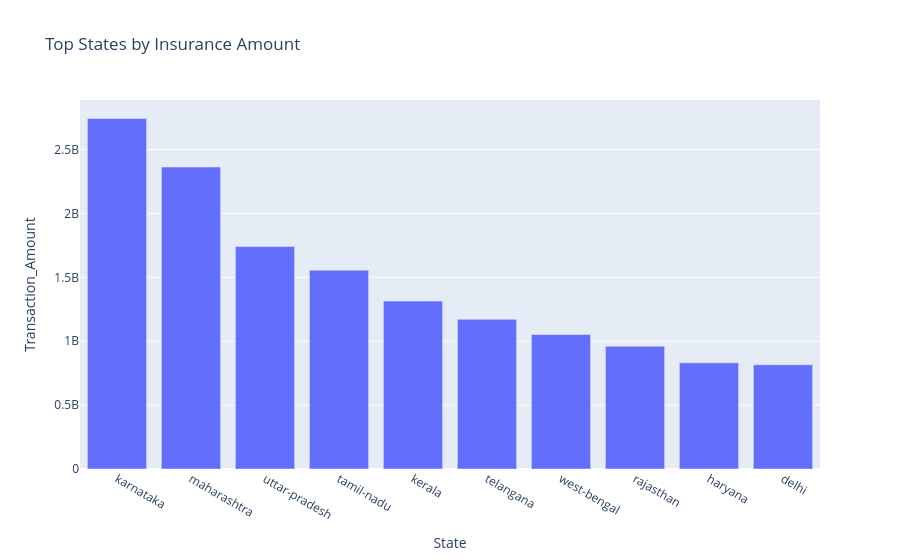

The code cell stored with this chart in its notebook:
### Code cell
fig = px.bar(
    insurance_data.head(10),
    x='State',
    y='Transaction_Amount',
    title='Top States by Insurance Amount'
)

fig.show()

### Figure 1 — Plotly figure (JSON) as saved in the notebook; plotly's stock layout.template omitted (floating-point values rounded to 4 significant figures)
{"data": [{"alignmentgroup": "True", "hovertemplate": "State=%{x}<br>Transaction_Amount=%{y}<extra></extra>", "legendgroup": "", "marker": {"color": "#636efa", "pattern": {"shape": ""}}, "name": "", "offsetgroup": "", "orientation": "v", "showlegend": false, "textposition": "auto", "type": "bar", "x": ["karnataka", "maharashtra", "uttar-pradesh", "tamil-nadu", "kerala", "telangana", "west-bengal", "rajasthan", "haryana", "delhi"], "xaxis": "x", "y": [2743154847, 2363128536, 1740346495, 1555507253, 1313718507, 1171059515, 1052463239, 959653860, 830981227, 815365172], "yaxis": "y"}], "layout": {"barmode": "relative", "legend": {"tracegroupgap": 0}, "title": {"text": "Top States by Insurance Amount"}, "xaxis": {"anchor": "y", "domain": [0, 1], "title": {"text": "State"}}, "yaxis": {"anchor": "x", "domain": [0, 1], "title": {"text": "Transaction_Amount"}}}}
